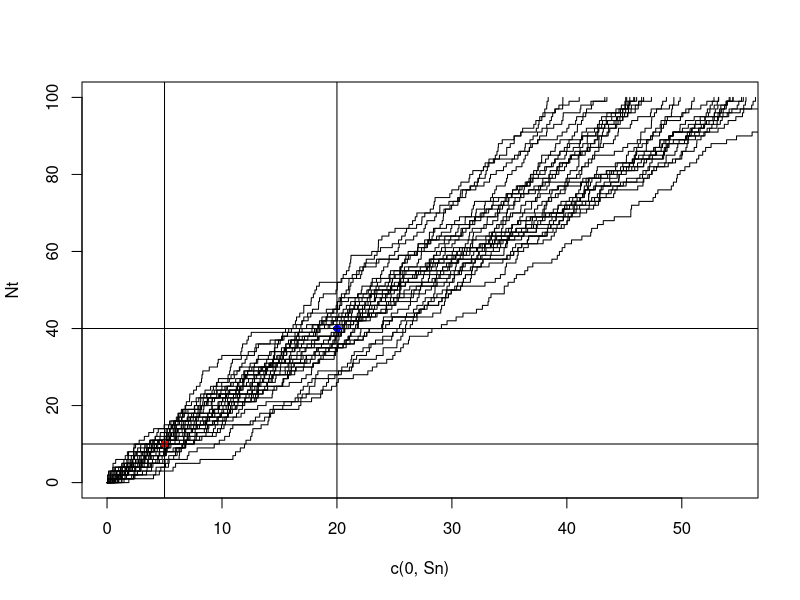

This figure's R source:
lambda <- 2;
t0 <- 5;
t1 <- 20;
upper <- 100;
n <- 1e5

pp <- numeric(n);
pp1 <- numeric(n);

for (i in 1:n) {
    N <-  rpois(1,lambda * upper);
    Un <-  runif(N, 0, upper);
    Sn <-  sort(Un);
    n <-  min(which(Sn > t0));
    n1 <-  min(which(Sn > t1));
    
    pp[i] <- n - 1;
    pp1[i] <- n1 - 1;
}

N5 <- c(mean(pp),sd(pp));N5
N20 <- c(mean(pp1),sd(pp1));N20

## c)

lambda <- 2
t0 <- 20;

for (i in 1:30) {
    Tn <-  rexp(100, lambda);
    Sn <- cumsum(Tn);
    n <-  min(which(Sn > t0));
    Nt <- 0:length(Sn)
    if (i == 1) {
        plot(x=c(0,Sn),y=Nt,type='s')
    }   
    points(x=c(0,Sn),y=Nt, type='s')
}
EN5.hat <- N5[1];
EN20.hat <- N20[1];

points(x=5,y=EN5.hat, col="red", bg="red", pch=16);

points(x=20,y=EN20.hat ,col="blue", bg="blue", pch=16)

abline(v=5,h=EN5.hat)
abline(v=20,h=EN20.hat);



#points(x=5,y=N5[2],col="red");
#points(x=10,y=N10[2],col="blue");

